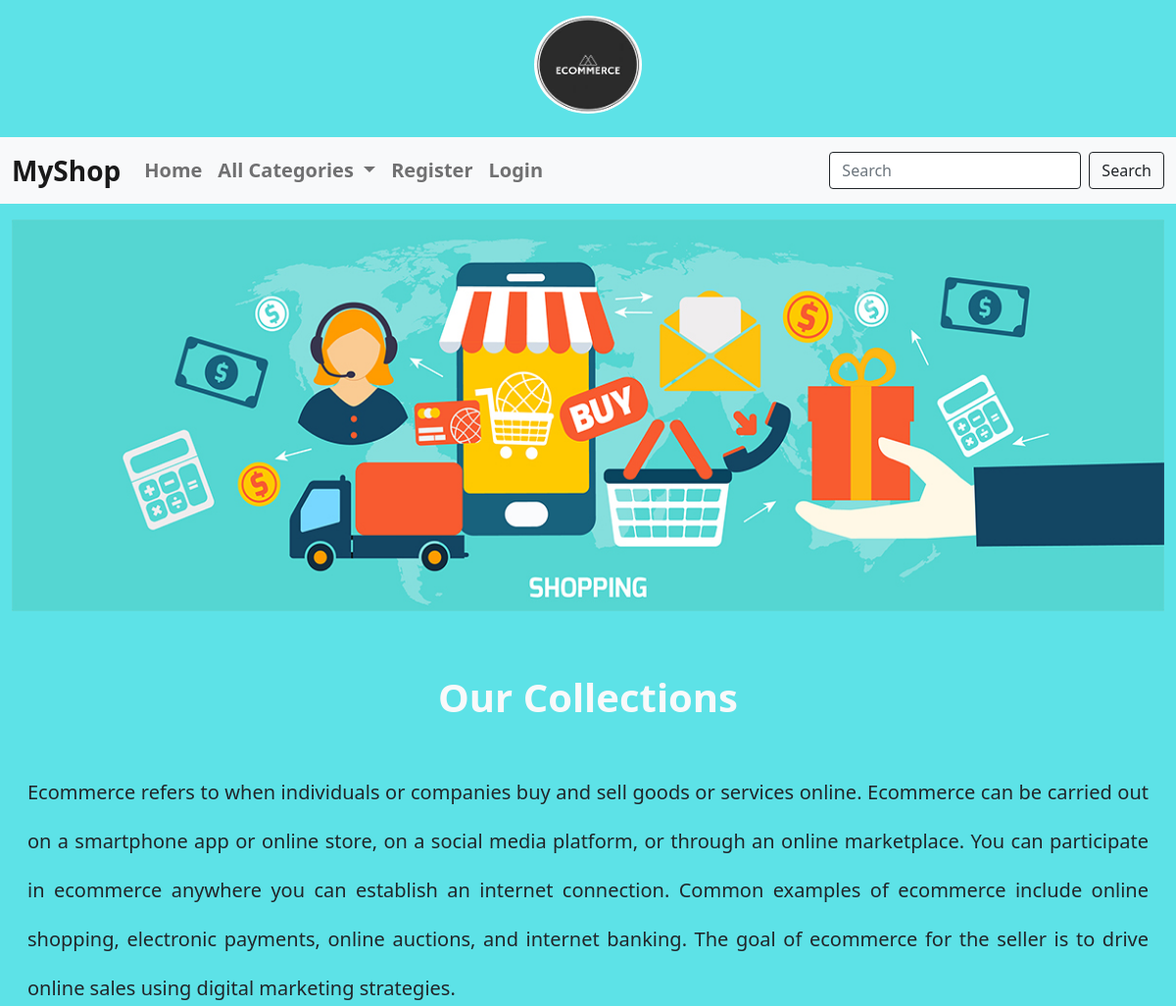
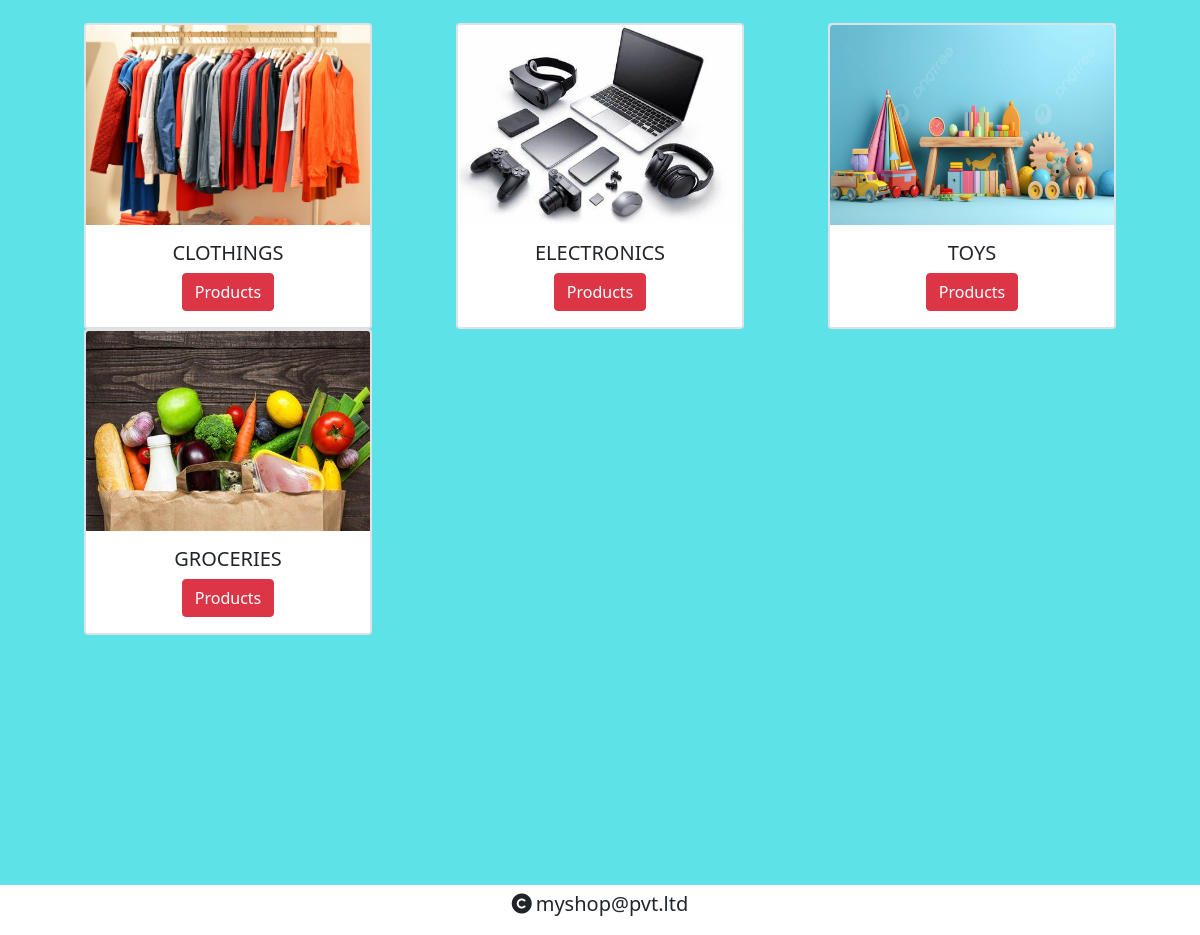
The page / on the database its author committed (2 pictures, top to bottom).
### shop/models.py (models this page shows, shortened)
class Category(models.Model):
    name=models.CharField(max_length=20)
    desc=models.TextField()
    image=models.ImageField(upload_to="category")

### shop/views.py (the view)
# urls.py: path('',views.allcategories,name="categories"),
def allcategories(request):
    c=Category.objects.all()
    context={'cat':c}
    return render(request,'category.html',context)

### cart/context_processors.py (called while the page is built, shortened)
def count_items(request):
    u=request.user
    count=0
    return{'c':count}

### shop/context_processors.py (called while the page is built)
def menu_links(request):
    c=Category.objects.all()
    return {'links':c}  # we can use this data globally across all webpages inside our app

### templates/category.html (shortened to what this page needs)
{% extends 'base.html' %}
{% load static %}
{% block content %}
   <div class="row mt-3">
        <div class="col-12">
    <img src="{% static 'images/banner1.jpg' %}" height="400px" width="100%"></div>
   </div>
<div class="row mt-3 px-3" style="margin-bottom:100px">
    <div class="col-12">
        <h1 class="text-center fw-bold text-light mt-5 mb-5">Our Collections</h1>
        <p style="text-align:justify;line-height:2.5;" class="fs-5">Ecommerce refers to when individuals or companies buy and sell goods or services online. Ecommerce can be carried out on a smartphone app or online store, on a social media platform, or through an online marketplace. You can participate in ecommerce anywhere you can establish an internet connection. Common examples of ecommerce include online shopping, electronic payments, online auctions, and internet banking. The goal of ecommerce for the seller is to drive online sales using digital marketing strategies.
        </p>
<div class="container mb-5">
    <div class="row" style="margin-bottom:200px">
{% for i in cat %}
        <div class="col-sm-4">
            <div class="card mx-auto border border-2 border-rounded " style="width: 18rem;">
  <img src="{{i.image.url}}" height="200px" width="100%" class="card-img-top" alt="...">
  <div class="card-body text-center">
    <h5 class="card-title">{{i.name}}</h5>
    <a href="{% url 'shop:products' i.id %}" class="btn btn-danger">Products</a>
  </div>
</div>
        </div>
{% endfor %}
{% endblock %}

### static/css/style.css (style rules this page uses)
body { background-color:#5DE2E7; }

### rows shown on the page
Category: image (picture), name "CLOTHINGS"
Category: image (picture), name "ELECTRONICS"
Category: image (picture), name "TOYS"
Category: image (picture), name "GROCERIES"
